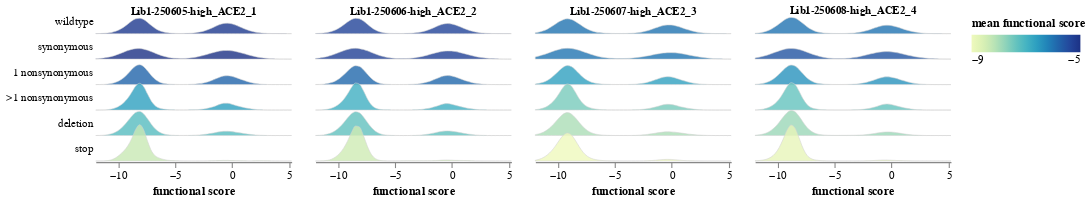

The cell this chart's notebook holds for it:
### Markdown cell above
## Distributions of functional scores
Plot the functional scores distribution among retained variants (adequate pre-selection counts).

These are plotted as ridgeplots.

### Code cell
# classify variants
func_scores = func_scores.pipe(
    dms_variants.codonvarianttable.CodonVariantTable.classifyVariants
)


def ridgeplot(df):
    variant_classes = list(
        reversed(
            [
                c
                for c in [
                    "wildtype",
                    "synonymous",
                    "1 nonsynonymous",
                    ">1 nonsynonymous",
                    "deletion",
                    "stop",
                ]
                if c in set(df["variant_class"])
            ]
        )
    )

    assert set(df["variant_class"]) == set(variant_classes)

    # get smoothed distribution of functional scores
    bins = numpy.linspace(
        df["func_score"].min(),
        df["func_score"].max(),
        num=50,
    )
    smoothed_dist = pd.concat(
        [
            pd.DataFrame(
                {
                    "selection": sel,
                    "variant_class": var,
                    "func_score": bins,
                    "count": scipy.stats.gaussian_kde(df["func_score"])(bins),
                    "mean_func_score": df["func_score"].mean(),
                    "number of variants": len(df),
                }
            )
            for (sel, var), df in df.groupby(["selection", "variant_class"])
        ]
    ).merge(
        count_summaries[
            ["selection", "library", "pre_selection_date", "post_selection_date"]
        ],
        on="selection",
        validate="many_to_one",
    )

    # assign y / y2 for plotting
    facet_overlap = 0.7  # maximal facet overlap
    max_count = (smoothed_dist["count"]).max()
    smoothed_dist = smoothed_dist.assign(
        y=lambda x: x["variant_class"].map(lambda v: variant_classes.index(v)),
        y2=lambda x: x["y"] + x["count"] / max_count / facet_overlap,
    )

    # ridgeline plot, based on this but using y / y2 rather than row:
    # https://altair-viz.github.io/gallery/ridgeline_plot.html
    ridgeline_chart = (
        alt.Chart(smoothed_dist)
        .encode(
            x=alt.X(
                "func_score", title="functional score", scale=alt.Scale(nice=False)
            ),
            y=alt.Y(
                "y",
                scale=alt.Scale(nice=False),
                title=None,
                axis=alt.Axis(
                    ticks=False,
                    domain=False,
                    # set manual labels https://stackoverflow.com/a/64106056
                    values=[v + 0.5 for v in range(len(variant_classes))],
                    labelExpr=f"{str(variant_classes)}[round(datum.value - 0.5)]",
                ),
            ),
            y2=alt.Y2("y2"),
            fill=alt.Fill(
                "mean_func_score:Q",
                title="mean functional score",
                legend=alt.Legend(direction="horizontal"),
                scale=alt.Scale(scheme="yellowgreenblue"),
            ),
            facet=alt.Facet(
                "selection",
                columns=4,
                title=None,
                header=alt.Header(
                    labelFontWeight="bold",
                    labelPadding=0,
                ),
            ),
            tooltip=[
                "selection",
                "variant_class",
                alt.Tooltip(
                    "mean_func_score", format=".2f", title="mean functional score"
                ),
                "number of variants",
                "library",
                "pre_selection_date",
                "post_selection_date",
            ],
        )
        .mark_area(
            interpolate="monotone",
            smooth=True,
            fillOpacity=0.8,
            stroke="lightgray",
            strokeWidth=0.5,
        )
        .configure_view(stroke=None)
        .configure_axis(grid=False)
        .properties(width=180, height=22 * len(variant_classes))
    )

    for sel in selectors:
        ridgeline_chart = ridgeline_chart.add_params(sel).transform_filter(sel)

    ridgeline_chart = ridgeline_chart.properties(
        autosize=alt.AutoSizeParams(resize=True),
    )

    return ridgeline_chart


ridgeplot(func_scores)

### Figure 1 — Vega-Lite specification as saved in the notebook (floating-point values rounded to 4 significant figures; data arrays with more than 128 entries replaced by an {"elided": "..."} marker saying what was removed)
{"config": {"view": {"continuousWidth": 300, "continuousHeight": 300, "stroke": null}, "axis": {"grid": false}}, "data": {"name": "data-69b97b7c97f0f67383f6caf8f91ddae0"}, "mark": {"type": "area", "fillOpacity": 0.8, "interpolate": "monotone", "smooth": true, "stroke": "lightgray", "strokeWidth": 0.5}, "autosize": {"resize": true}, "encoding": {"facet": {"columns": 4, "field": "selection", "header": {"labelFontWeight": "bold", "labelPadding": 0}, "title": null, "type": "nominal"}, "fill": {"field": "mean_func_score", "legend": {"direction": "horizontal"}, "scale": {"scheme": "yellowgreenblue"}, "title": "mean functional score", "type": "quantitative"}, "tooltip": [{"field": "selection", "type": "nominal"}, {"field": "variant_class", "type": "nominal"}, {"field": "mean_func_score", "format": ".2f", "title": "mean functional score", "type": "quantitative"}, {"field": "number of variants", "type": "quantitative"}, {"field": "library", "type": "nominal"}, {"field": "pre_selection_date", "type": "nominal"}, {"field": "post_selection_date", "type": "nominal"}], "x": {"field": "func_score", "scale": {"nice": false}, "title": "functional score", "type": "quantitative"}, "y": {"axis": {"domain": false, "labelExpr": "['stop', 'deletion', '>1 nonsynonymous', '1 nonsynonymous', 'synonymous', 'wildtype'][round(datum.value - 0.5)]", "ticks": false, "values": [0.5, 1.5, 2.5, 3.5, 4.5, 5.5]}, "field": "y", "scale": {"nice": false}, "title": null, "type": "quantitative"}, "y2": {"field": "y2"}}, "height": 132, "params": [{"name": "param_1", "select": {"type": "point", "fields": ["library"]}, "bind": {"input": "select", "options": [null, "Lib1"], "labels": ["all", "Lib1"], "name": "library"}}, {"name": "param_2", "select": {"type": "point", "fields": ["pre_selection_date"]}, "bind": {"input": "select", "options": [null, "2025-06-05"], "labels": ["all", "2025-06-05"], "name": "pre_selection_date"}}, {"name": "param_3", "select": {"type": "point", "fields": ["post_selection_date"]}, "bind": {"input": "select", "options": [null, "2025-06-05"], "labels": ["all", "2025-06-05"], "name": "post_selection_date"}}], "transform": [{"filter": {"param": "param_1"}}, {"filter": {"param": "param_2"}}, {"filter": {"param": "param_3"}}], "width": 180, "$schema": "https://vega.github.io/schema/vega-lite/v5.20.1.json", "datasets": {"data-69b97b7c97f0f67383f6caf8f91ddae0": {"elided": "1200 records"}}}
